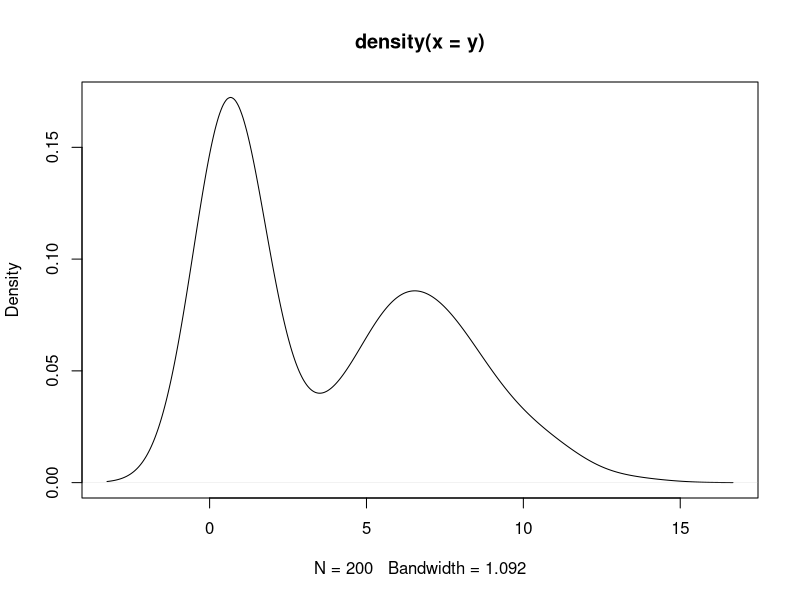
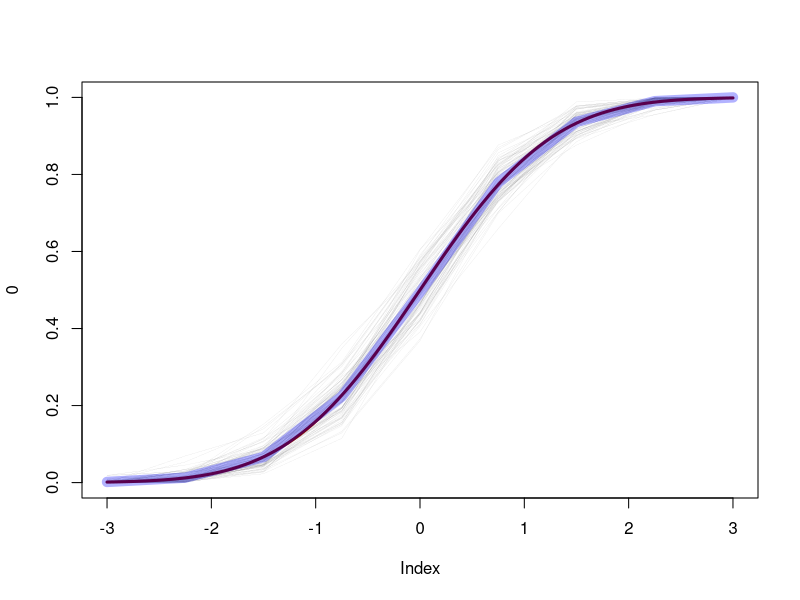

The R script that drew these images, in order:
rdir <- function(N,a) {
  k <- length(a)
  x <- matrix(rgamma(k*N, a, 1), N, k, byrow=T)
  rowsums <- x %*% rep(1,k)
  x / as.vector(rowsums)
}

# Using the dirichlet distribution from gamma's
dp <- function(N=1,pG,a,xlim=c(0,1),n=1000) {
  x <- seq(xlim[1],xlim[2],length=n)
  x <- sort(c(-1e1000,x))
  dG0 <- pG(x[-1]) - pG(x[-length(x)])
  out <- rdir(N,a*dG0)
  G <- t(apply(out,1,cumsum))
  list("G"=G, "x"= x[-1])
}

########
N <- 100
a <- 100
xlim <- c(-3,3)
n <- 9
pG <- function(x) pnorm(x)

X <- dp(N=N,pG=pG,a=a,xlim=xlim,n=n)
pdf("~/dp.pdf")
  plot(0,xlim=range(X$x),ylim=c(0,1),cex=0)
  for (i in 1:nrow(X$G)) {
    lines(X$x,X$G[i,],type="l",col=rgb(.4,.4,.4,.5),lwd=.1)
    cat("\r", i/nrow(X$G))
  }
  curve(pnorm,add=T,col=rgb(.5,0,0),lwd=3)
  EG <- apply(X$G,2,mean)
  lines(X$x,EG,col=rgb(0,0,1,.3),lwd=10)
dev.off()

y <- c(rnorm(100,7,2),rgamma(100,2,3))
plot(density(y))

# y_i | G ~ G
# G ~ DP(G_0,a)
